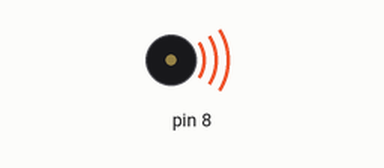
The sketch below on a simulated Arduino Uno, built with avr-gcc and run on an emulated ATmega328P. Shown: buzzer (waves = sounding).

Above: at 0.5 s.
Timing chart, 0 to 3.0 s (numbered marks = the images above):
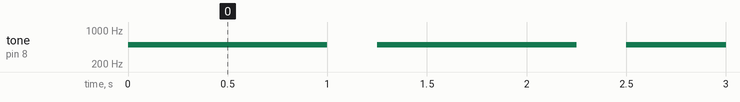

Measured:
- by itself, tone on pin 8: alternates 500 Hz for 1.0 s and silent for 0.25 s

The sketch:

BuzzerTesting.ino
```cpp
/*************************************************************************
* File Name          : BuzzerTesting.ino
* Author             : Jeremy Jamar (Devnco)
* Date               : 20/04/2016
* Description        : Buzzer Testing
**************************************************************************/

/*
 * Mapping
 *
 * PORT_3 : UltraSensor
 * PORT_4 : LineFinder
 * PORT_7 : Led
 * PORT_8 : LightSensor
 * PORT_9 : IRReceiver
 */

#include "MeMCore.h"

MeBuzzer buzzer;

void setup() {
  Serial.begin(9600);
}

void loop() {
  buzzerOn();
  delay(50);
  buzzerOff();
  delay(200);
}

void buzzerOn(){
  buzzer.tone(500,1000);
}
void buzzerOff(){
  buzzer.noTone();
}
```
